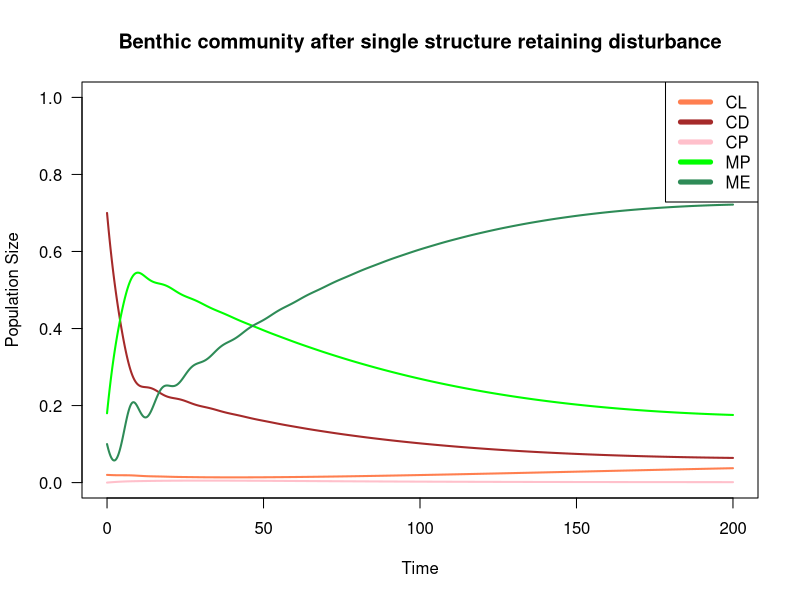
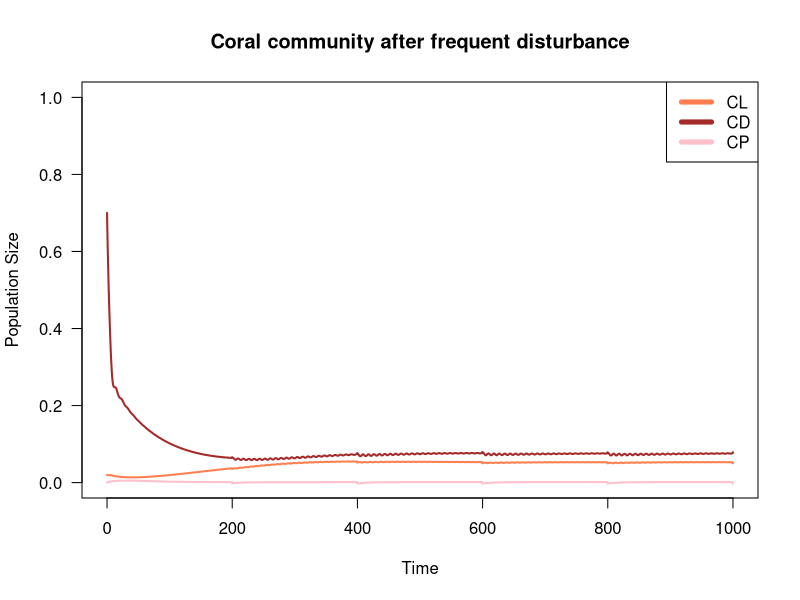
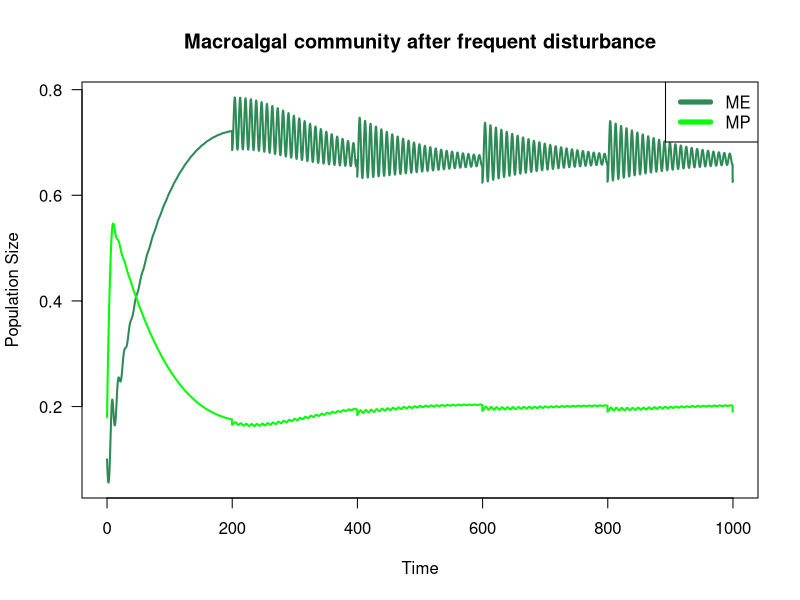
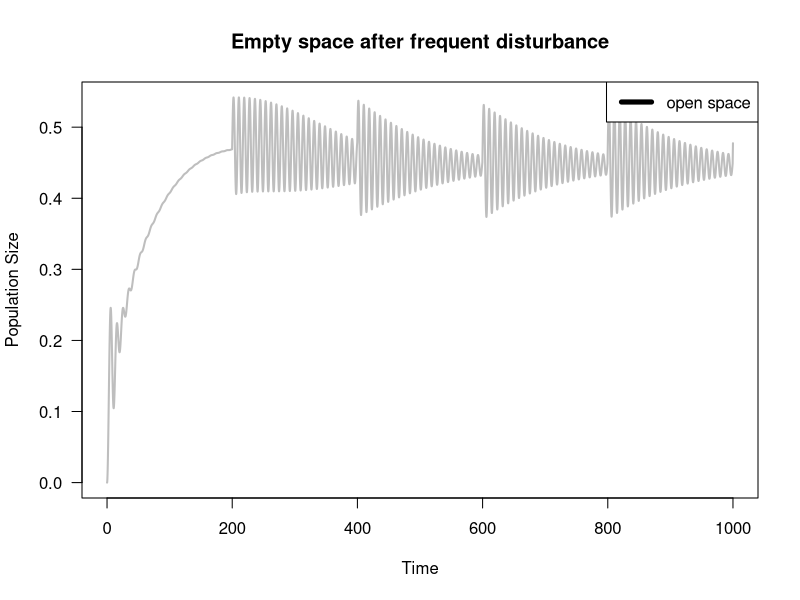
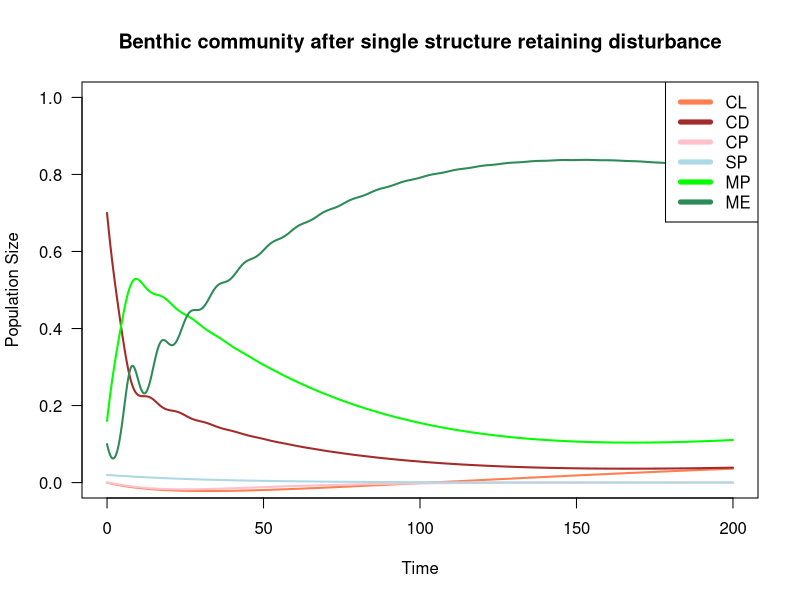

The R source for these figures, in order: (Note: this script raises an error after producing the figures.)
## ---- chunk 1
knitr::opts_chunk$set(echo = TRUE)
## ---- chunk 2
library(vegan)
## ---- chunk 3
#VARIABLES
#CL  #live coral on open substrate
#CD  #dead coral
#CP #Live coral on dead coral
#ME #Exposed macroalgae
#MP #Protected macroalgae
#S #Empty space; colonizable by coral or macroalgae

#PARAMETERS (change in proportional cover/year)
gc <- 0.1 #growth rate of coral
gm <- 0.6 #growth rate of macroalgae
gmc <- 0.06 #Overgrowth rate of macroalgae onto live coral
dc <- 0.001 #Death rate of coral
dm <- 0.05 #Senescence rate of macroalgae
e <- 0.01 #Erosion rate of dead coral
gammaC <- 0.001 #Open settlement rate of coral
settlement <- 1 #Multiplier for rate of coral settlement onto dead coral
gammaM <- 0.001 #Open settlement rate of macroalgae
h <- 0.3 #Ambient herbivory rate
p <- 0.5 #Algal protection; degree to which ambient herbivory is reduced for protected macroalgae
f <- 0.1 #frequency of disturbance

## ---- chunk 4
#change in proportional live coral on the reef over time (dCL/dt)
#equation_1 <- gc*CL*S + gammaC*S - gmc*CL*(ME+MP) - dc*CL - fCL
## ---- chunk 5

#dCD/dt
#equation_2 <- dc*(CL+CP)+ MP*(h*(1-p)+dm)- gc*CP*CD-S*gammaC*CD-gm*CD*(ME+MP) - gammaM*CD- e*CD + fCL

## ---- chunk 6
#change in proportional cover of live coral growing on dead coral over time (dCP/dt)
#dCP/dt = GC* CP*CD + s*gammaC*CD - gmc*CP*(ME+MP) - dc*CP - e*CP
#equation_3 <- gc*CP*CD + settlement*gammaC*CD - gmc*CP*(ME + MP) - dc*CP - e*CP - fCD

## ---- chunk 7
#dME/dt= gm*ME*S + gammaM*S - ME(h+dm)
#equation_4 <- gm*ME*S + gammaM*S - ME*(h+dm) + f*CD*CL
## ---- chunk 8
#dMP/dt = gm*MP*CD +gm*ME*CD + gmc*CL(ME+MP) +gmc*CP*(ME+MP) + gammaM*CD - MP(h(1-p) +dm + e)
#equation_5 <- gm*MP*CD +gm*ME*CD + gmc*CL*(ME+MP) +gmc*CP*(ME+MP) + gammaM*CD - MP*(h*(1-p) +dm + e) + f(ME + MP)
## ---- chunk 9
#S = 1 - CL - CD - CP - ME - MP
#equation_6 <- 1 - CL - CD - CP - ME - MP
## ---- chunk 10
#VARIABLES
#CL  #live coral on open substrate
#CD  #dead coral
#CP #Live coral on dead coral
#ME #Exposed macroalgae
#MP #Protected macroalgae
#S #Empty space; colonizable by coral or macroalgae

#PARAMETERS (change in proportional cover/year)
gc <- 0.1 #growth rate of coral
gm <- 0.6 #growth rate of macroalgae
gmc <- 0.06 #Overgrowth rate of macroalgae onto live coral
dc <- 0.001 #Death rate of coral
dm <- 0.05 #Senescence rate of macroalgae
e <- 0.01 #Erosion rate of dead coral
gammaC <- 0.001 #Open settlement rate of coral
settlement <- 1 #Multiplier for rate of coral settlement onto dead coral
gammaM <- 0.001 #Open settlement rate of macroalgae
h <- 0.3 #Ambient herbivory rate
p <- 0.5 #Algal protection; degree to which ambient herbivory is reduced for protected macroalgae
fr <- 0 #disturbance parameter - start at 0
## ---- chunk 11
# create a vector of timesteps
tset1 <- seq(from = 0, to = 200, length.out = 10005)

# create holding vectors and fill initial conditions - inital conditions represent proportional cover of the benthos
CL.simu1 <- NaN*tset1; CL.simu1[1] <- 0.02  #live coral
CD.simu1 <- NaN*tset1; CD.simu1[1] <- 0.7 #dead coral
CP.simu1 <- NaN*tset1; CP.simu1[1] <- 0 #live coral on dead coral
ME.simu1 <- NaN*tset1; ME.simu1[1] <- 0.1 #exposed macroalgae
MP.simu1 <- NaN*tset1; MP.simu1[1] <- 0.18 #protected macroalgae
S.simu1 <- NaN*tset1; S.simu1[1] <- 0 #empty space, not sure what to put here

# for each timestep
for(i in 2:length(tset1)){
  # calculate change in time
	dt <- tset1[i]-tset1[i-1]
	
	# store placeholder variables
	CL <- CL.simu1[i-1]
	CD <- CD.simu1[i-1]
	CP <- CP.simu1[i-1]
	ME <- ME.simu1[i-1]
	MP <- MP.simu1[i-1]
   S <- S.simu1[i-1]
	
	# calculate change in resource level and population size 
	dCL <- (gc*CL*S + gammaC*S - gmc*CL*(ME+MP) - dc*CL)*dt #equation 1
	dCD <- (dc*(CL+CP)+ MP*(h*(1-p)+dm) - gc*CP*CD - settlement*gammaC*CD - gm*CD*(ME+MP) - gammaM*CD - e*CD)*dt #equation 2
	dCP <- (gc*CP*CD + settlement*gammaC*CD - gmc*CP*(ME + MP) - dc*CP - e*CP)*dt #equation 3
	dME <- (gm*ME*S + gm*MP*S + gammaM*S - ME*(h+dm))*dt #equation 4
	dMP <- (gm*MP*CD + gm*ME*CD + gmc*CL*(ME+MP) + gmc*CP*(ME+MP) + gammaM*CD - MP*(h*(1-p) + dm + e))*dt #equation 5
   dS <- (1 - CL - CD - CP - ME - MP)*dt ##equation 6
	
	# calculate total size
	CL.simu1[i] <- CL + dCL
	CD.simu1[i] <- CD + dCD
	CP.simu1[i] <- CP + dCP
	ME.simu1[i] <- ME + dME
	MP.simu1[i] <- MP + dMP
	S.simu1[i] <- S + dS
   
}

#check loop worked
head(CL.simu1)
tail(MP.simu1)

## ---- chunk 12
#plot
# store colors for variables
CLcol <- 'coral'
CDcol <- 'brown'
CPcol <- 'pink'
MEcol <- 'seagreen'
MPcol <- 'green'
Scol <- 'gray'

# plot coral as a function of time
plot(x = tset1, y = CL.simu1,
     type = 'l', las = 1, lwd = 2, col = CLcol,
     ylim = c(0,1),
     xlab = 'Time', ylab = 'Population Size',
     main = "Benthic community after single structure retaining disturbance")
 lines(x = tset1, y = CD.simu1,
      lwd = 2, col = CDcol)
 lines(x = tset1, y = CP.simu1,
      lwd = 2, col = CPcol )
  lines(x = tset1, y = MP.simu1,
      lwd = 2, col = MPcol)
  lines(x = tset1, y = ME.simu1,
      lwd = 2, col = MEcol)
 legend(x = 'topright', legend = c('CL', 'CD', 'CP', 'MP', 'ME'), lwd = 5, col = c(CLcol, CDcol, CPcol, MPcol, MEcol))
## ---- chunk 13
fr <- 0.05

# create a vector of timesteps
tset1 <- seq(from = 0, to = 1000, length.out = 10005)

# disturbance frequency in terms of time steps
disturbance_interval <- 2000  # Apply disturbance every 2000 time steps

# create holding vectors and fill initial conditions - inital conditions represent proportional cover of the benthos
CL.simu1 <- NaN*tset1; CL.simu1[1] <- 0.02  #live coral
CD.simu1 <- NaN*tset1; CD.simu1[1] <- 0.7 #dead coral
CP.simu1 <- NaN*tset1; CP.simu1[1] <- 0 #live coral on dead coral
ME.simu1 <- NaN*tset1; ME.simu1[1] <- 0.1 #exposed macroalgae
MP.simu1 <- NaN*tset1; MP.simu1[1] <- 0.18 #protected macroalgae
S.simu1 <- NaN*tset1; S.simu1[1] <- 0 #empty space, not sure what to put here

# for each timestep
for(i in 2:length(tset1)){
  # calculate change in time
	dt <- tset1[i]-tset1[i-1]
	
	#set disturbance value to nonzero every 200 time steps (indicates presence of disturbance)
	 disturbance <- ifelse(i %% disturbance_interval == 0, fr, 0)
	
	# store placeholder variables
	CL <- CL.simu1[i-1]
	CD <- CD.simu1[i-1]
	CP <- CP.simu1[i-1]
	ME <- ME.simu1[i-1]
	MP <- MP.simu1[i-1]
   S <- S.simu1[i-1]
	
	# calculate change in resource level and population size 
	dCL <- (gc*CL*S + gammaC*S - gmc*CL*(ME+MP) - dc*CL)*dt #equation 1
	dCD <- (dc*(CL+CP)+ MP*(h*(1-p)+dm) - gc*CP*CD - settlement*gammaC*CD - gm*CD*(ME+MP) - gammaM*CD - e*CD)*dt #equation 2
	dCP <- (gc*CP*CD + settlement*gammaC*CD - gmc*CP*(ME + MP) - dc*CP - e*CP)*dt #equation 3
	dME <- (gm*ME*S + gm*MP*S + gammaM*S - ME*(h+dm))*dt #equation 4
	dMP <- (gm*MP*CD + gm*ME*CD + gmc*CL*(ME+MP) + gmc*CP*(ME+MP) + gammaM*CD - MP*(h*(1-p) + dm + e + disturbance))*dt #equation 5
   dS <- (1 - CL - CD - CP - ME - MP)*dt ##equation 6
	
	# calculate total size
	CL.simu1[i] <- CL + dCL - disturbance*CL
	CD.simu1[i] <- CD + dCD  + disturbance*CL
	CP.simu1[i] <- CP + dCP - disturbance*CD
	ME.simu1[i] <- ME + dME - ME*disturbance
	MP.simu1[i] <- MP + dMP - MP*disturbance
	S.simu1[i] <- S + dS
}

#check loop worked
head(CL.simu1)
tail(MP.simu1)

## ---- chunk 14
#plot
# store colors for variables
CLcol <- 'coral'
CDcol <- 'brown'
CPcol <- 'pink'
MEcol <- 'seagreen'
MPcol <- 'green'
Scol <- 'gray'

# plot coral as a function of time
plot(x = tset1, y = CL.simu1,
     type = 'l', las = 1, lwd = 2, col = CLcol,
     ylim = c(0, 1),
     xlab = 'Time', ylab = 'Population Size',
     main = "Coral community after frequent disturbance")
 lines(x = tset1, y = CD.simu1,
      lwd = 2, col = CDcol)
 lines(x = tset1, y = CP.simu1,
      lwd = 2, col = CPcol )
 legend(x = 'topright', legend = c('CL', 'CD', 'CP'), lwd = 5, col = c(CLcol, CDcol, CPcol))

# plot population macroalgae as a function of time
plot(x = tset1, y = ME.simu1,
     type = 'l', las = 1, lwd = 2, col = MEcol,
     xlab = 'Time', ylab = 'Population Size',
     main = "Macroalgal community after frequent disturbance")
lines(x = tset1, y = MP.simu1,
      lwd = 2, col = MPcol)
legend(x = 'topright', legend = c('ME', 'MP'), lwd = 5, col = c(MEcol, MPcol))

# plot open space as a function of time
plot(x = tset1, y = S.simu1,
     type = 'l', las = 1, lwd = 2, col = "grey",
     xlab = 'Time', ylab = 'Population Size',
     main = "Empty space after frequent disturbance")
legend(x = 'topright', legend = c('open space'), lwd = 5)
## ---- chunk 15
# create a vector of timesteps
tset1 <- seq(from = 0, to = 200, length.out = 100005)

#sponge parameters
gs <- 0.1 #growth rate of sponges
ds <- 0.03 #death rate of sponges
gammasp <- 0.001 #settlement rate of sponges

# create holding vectors and fill initial conditions - inital conditions represent proportional cover of the benthos
CL.simu.sp <- NaN*tset1; CL.simu.sp[1] <- 0  #live coral
CD.simu.sp <- NaN*tset1; CD.simu.sp[1] <- 0.7 #dead coral
CP.simu.sp <- NaN*tset1; CP.simu.sp[1] <- 0 #live coral on dead coral
ME.simu.sp <- NaN*tset1; ME.simu.sp[1] <- 0.1 #exposed macroalgae
MP.simu.sp <- NaN*tset1; MP.simu.sp[1] <- 0.16 #protected macroalgae
S.simu.sp <- NaN*tset1; S.simu.sp[1] <- 0 #empty space, not sure what to put here
SP.simu.sp <- NaN*tset1; SP.simu.sp[1] <- 0.02 #sponges

# for each timestep
for(i in 2:length(tset1)){
  # calculate change in time
	dt <- tset1[i]-tset1[i-1]
	
	# store placeholder variables
	CL <- CL.simu.sp[i-1]
	CD <- CD.simu.sp[i-1]
	CP <- CP.simu.sp[i-1]
	ME <- ME.simu.sp[i-1]
	MP <- MP.simu.sp[i-1]
   S <- S.simu.sp[i-1]
   SP <- SP.simu.sp[i-1]
	
	# calculate change in resource level and population size 
	dCL <- (gc*CL*S + gammaC*S - gmc*CL*(ME+MP) - dc*CL - gs*SP)*dt #equation 1
	dCD <- (dc*(CL+CP)+ MP*(h*(1-p)+dm) - gc*CP*CD - settlement*gammaC*CD - gm*CD*(ME+MP) - gammaM*CD - e*CD)*dt #equation 2
	dCP <- (gc*CP*CD + settlement*gammaC*CD - gmc*CP*(ME + MP) - dc*CP - e*CP - gs*SP)*dt #equation 3
	dME <- (gm*ME*S + gm*MP*S + gammaM*S - ME*(h+dm) - gs*SP)*dt #equation 4
	dMP <- (gm*MP*CD + gm*ME*CD + gmc*CL*(ME+MP) + gmc*CP*(ME+MP) + gammaM*CD - MP*(h*(1-p) + dm + e) - gs*SP)*dt #equation 5
	dSP <- (gammasp*gs*SP - ds*SP)*dt #new sponge equation
   dS <- (1 - CL - CD - CP - ME - MP - SP)*dt ##equation 6
	
	# calculate total size
	CL.simu.sp[i] <- CL + dCL
	CD.simu.sp[i] <- CD + dCD
	CP.simu.sp[i] <- CP + dCP
	ME.simu.sp[i] <- ME + dME
	MP.simu.sp[i] <- MP + dMP
	S.simu.sp[i] <- S + dS
	SP.simu.sp[i] <- SP + dSP
}

#check loop worked
head(CL.simu.sp)
tail(MP.simu.sp)
## ---- chunk 16
#plot
# store colors for variables
CLcol <- 'coral'
CDcol <- 'brown'
CPcol <- 'pink'
MEcol <- 'seagreen'
MPcol <- 'green'
Scol <- 'gray'
SPcol <- 'lightblue'

# plot coral as a function of time
plot(x = tset1, y = CL.simu.sp,
     type = 'l', las = 1, lwd = 2, col = CLcol,
     ylim = c(0,1),
     xlab = 'Time', ylab = 'Population Size',
     main = "Benthic community after single structure retaining disturbance")
 lines(x = tset1, y = CD.simu.sp,
      lwd = 2, col = CDcol)
 lines(x = tset1, y = CP.simu.sp,
      lwd = 2, col = CPcol )
  lines(x = tset1, y = SP.simu.sp,
      lwd = 2, col = SPcol )
  lines(x = tset1, y = MP.simu.sp,
      lwd = 2, col = MPcol)
  lines(x = tset1, y = ME.simu.sp,
      lwd = 2, col = MEcol)
 legend(x = 'topright', legend = c('CL', 'CD', 'CP', 'SP', 'MP', 'ME'), lwd = 5, col = c(CLcol, CDcol, CPcol, SPcol, MPcol, MEcol))



## ---- chunk 17
# create a vector of timesteps
tset1 <- seq(from = 0, to = 50, length.out = 10005)



# create holding vectors and fill initial conditions - inital conditions represent proportional cover of the benthos
CL.simu.sp <- numeric(length(tset1)); CL.simu.sp[1] <- 0.1  # Live coral
CD.simu.sp <- numeric(length(tset1)); CD.simu.sp[1] <- 0.5  # Dead coral
CP.simu.sp <- numeric(length(tset1)); CP.simu.sp[1] <- 0.03  # Live coral on dead coral
ME.simu.sp <- numeric(length(tset1)); ME.simu.sp[1] <- 0.1  # Exposed macroalgae
MP.simu.sp <- numeric(length(tset1)); MP.simu.sp[1] <- 0.05  # Protected macroalgae
S.simu.sp <- numeric(length(tset1)); S.simu.sp[1] <- 0.12  # Empty space
SP.simu.sp <- numeric(length(tset1)); SP.simu.sp[1] <- 0.1  # Sponges

# For each timestep
for(i in 2:length(tset1)){
  # Calculate change in time
  dt <- tset1[i] - tset1[i-1]
  
  # Store previous values
  CL <- CL.simu.sp[i-1]
  CD <- CD.simu.sp[i-1]
  CP <- CP.simu.sp[i-1]
  ME <- ME.simu.sp[i-1]
  MP <- MP.simu.sp[i-1]
  S <- S.simu.sp[i-1]
  SP <- SP.simu.sp[i-1]
  
  # Calculate changes
  dCL <- (gc*CL*S + gammaC*S - gmc*CL*(ME+MP) - dc*CL - gs*SP) * dt
  dCD <- (dc*(CL+CP) + MP*(h*(1-p)+dm) + gs*SP - gc*CP*CD - settlement*gammaC*CD - gm*CD*(ME+MP) - gammaM*CD - e*CD) * dt
  dCP <- (gc*CP*CD + settlement*gammaC*CD - gmc*CP*(ME + MP) - dc*CP - e*CP - gs*SP) * dt
  dME <- (gm*ME*S + gm*MP*S + gammaM*S - ME*(h+dm) - gs*SP) * dt
  dMP <- (gm*MP*CD + gm*ME*CD + gmc*CL*(ME+MP) + gmc*CP*(ME+MP) + gammaM*CD - MP*(h*(1-p) + dm + e)) * dt
  dS <- (1 - CL - CD - CP - ME - MP - SP) * dt
  dSP <- (gs*SP*S + gs*CD*SP - ds*SP) * dt  # 
  
    # Normalize if total cover exceeds 1
  total_cover <- CL + CD + CP + ME + MP + SP + S
  if (total_cover > 1) {
    CL <- CL / total_cover
    CD <- CD / total_cover
    CP <- CP / total_cover
    ME <- ME / total_cover
    MP <- MP / total_cover
    SP <- SP / total_cover
    S  <- S / total_cover
  }

  # Store updated values
  CL.simu.sp[i] <- CL + dCL
  CD.simu.sp[i] <- CD + dCD
  CP.simu.sp[i] <- CP + dCP
  ME.simu.sp[i] <- ME + dME
  MP.simu.sp[i] <- MP + dMP
  S.simu.sp[i]  <- S + dS
  SP.simu.sp[i] <- SP + dSP
}

# Check results
head(MP.simu.sp)
tail(MP.simu.sp)

for(i in 2:length(tset1)){
  # Compute total cover
  total_cover <- CL + CD + CP + ME + MP + SP + S

  # Check for NA or NaN
  if (is.na(total_cover) | is.nan(total_cover)) {
    print(paste("Error at i =", i, "CL =", CL, "CD =", CD, "CP =", CP, 
                "ME =", ME, "MP =", MP, "SP =", SP, "S =", S))
    break
  }

  # Original check
  if (total_cover > 1.01) { 
    print(paste("Cover exceeded 1 at i =", i, "Total =", total_cover)) 
  }
}

## ---- chunk 18
#Live coral bifurcation diagram
plot(x = gmset, y = CLstarset,
     type = 'l', lwd = 2, col = CLcol, las = 1,
     xlab = 'Growth Rate of Macroalgae, gm', ylab = 'Stable equilibria of Live Coral Cover, CL*',
     ylim = )

#Exposed Macroalgae bifurcation diagram
plot(x = gmset, y = MEstarset,
     type = 'l', lwd = 2, col = MEcol, las = 1,
     xlab = 'Growth Rate of Macroalgae, gm', ylab = 'Stable equilibria of Exposed Macroalgae, ME*')
## ---- chunk 19
pset <- seq(from = 0, to = 1,length.out = 100) #dont know what numbers to put here

CLstarset <- NaN*pset
MEstarset <- NaN*pset

CDstarset <- NaN*pset
CPstarset <- NaN*pset
MPstarset <- NaN*pset
Sstarset <- NaN*pset

for(j in 1:length(pset)){
    p <- pset[j] 
    
#holding vectors and initial conditions for live coral and exposed macroalgae cover  
    CL.simu6 <- NaN*tset1; CL.simu6[1] <-  0.9  
    ME.simu6 <- NaN*tset1; ME.simu6[1] <- 0.1
    
    CD.simu6 <- NaN*tset1; CD.simu6[1] <- 0 #dead coral
    CP.simu6 <- NaN*tset1; CP.simu6[1] <- 0 #live coral on dead coral
    MP.simu6 <- NaN*tset1; MP.simu6[1] <- 0 #protected macroalgae
    S.simu6 <- NaN*tset1; S.simu6[1] <- 0 #empty space, not sure what to put here


    
    for(i in 2:length(tset1)){
        dt <- tset1[i]-tset1[i-1]
        
        # storing temporary variables
        CL <- CL.simu6[i-1]
        ME <- ME.simu6[i-1]
        
        CD <- CD.simu6[i-1]
      	CP <- CP.simu6[i-1]
      	MP <- MP.simu6[i-1]
        S <- S.simu6[i-1]
        
        # calculating change in population size
        dCL <- (gc*CL*S + gammaC*S - gmc*CL*(ME+MP) - dc*CL)*dt
        dME <- (gm_2*ME*S + gm*MP*S + gammaM*S - ME*(h+dm))*dt
        
        dCD <- (dc*(CL+CP)+ MP*(h*(1-p)+dm) - gc*CP*CD - settlement*gammaC*CD - gm*CD*(ME+MP) - gammaM*CD - e*CD)*dt 
	      dCP <- (gc*CP*CD + settlement*gammaC*CD - gmc*CP*(ME + MP) - dc*CP - e*CP)*dt 
	      dMP <- (gm*MP*CD + gm*ME*CD + gmc*CL*(ME+MP) + gmc*CP*(ME+MP) + gammaM*CD - MP*(h*(1-p) + dm + e))*dt 
        dS <- (1 - CL - CD - CP - ME - MP)*dt 
        
        # calculating total population size
        CL.simu6[i] <- CL.simu6[i-1] + dCL
        ME.simu6[i] <- ME.simu6[i-1] + dME
        
        CD.simu6[i] <- CD.simu6[i-1] + dCD
        CP.simu6[i] <- CP.simu6[i-1] + dCP
	      MP.simu6[i] <- MP.simu6[i-1] + dMP
	      S.simu6[i] <- S.simu6[i-1] + dS
	      
    }
    
    # storing last population size (equilibrium population size) in holding vector
    CLstarset[j] <- CL.simu6[length(tset1)]
    MEstarset[j] <- ME.simu6[length(tset1)]
    
    CDstarset[j] <- CD.simu6[length(tset1)]
    CPstarset[j] <- CP.simu6[length(tset1)]
    MPstarset[j] <- MP.simu6[length(tset1)]
    Sstarset[j] <- S.simu6[length(tset1)]
    
}

#Live coral bifurcation diagram
plot(x = pset, y = CLstarset,
     type = 'l', lwd = 2, col = CLcol, las = 1,
     xlab = 'p', ylab = 'Stable equilibria of Live Coral Cover, CL*',
     ylim = )

#Exposed Macroalgae bifurcation diagram
plot(x = pset, y = MEstarset,
     type = 'l', lwd = 2, col = MEcol, las = 1,
     xlab = 'p', ylab = 'Stable equilibria of Exposed Macroalgae, ME*')
